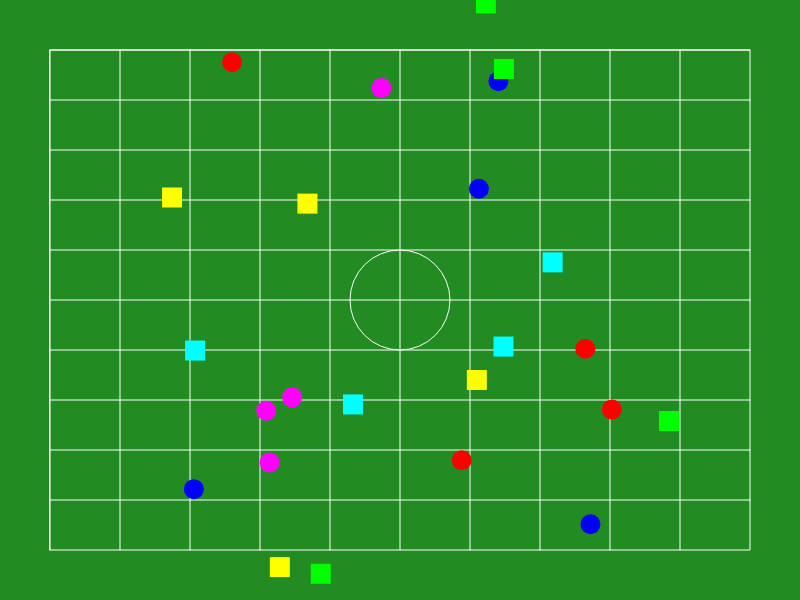
Frame 1 (no input)
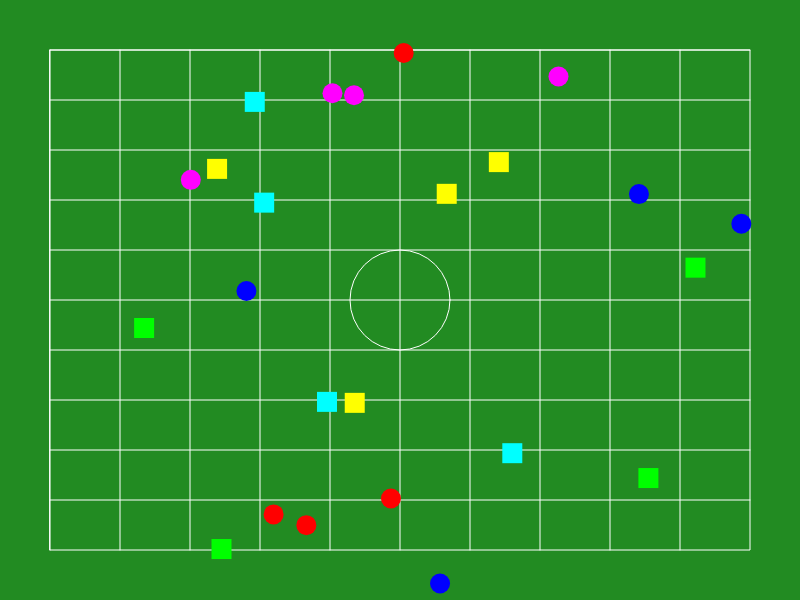
Frame 60 (no input)
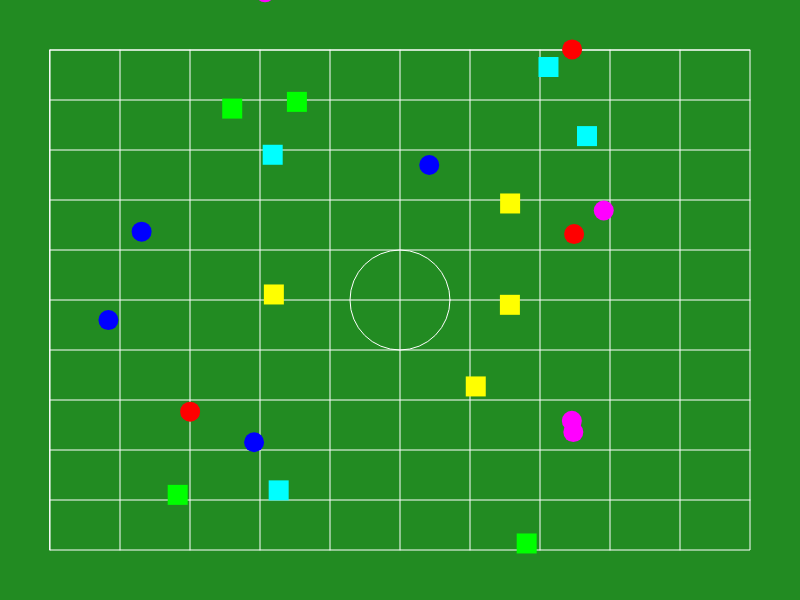
Frame 120 (the mouse pressed at the canvas centre since frame 60)

The p5.js sketch that drew these frames (run headless with seeded random() and noise() and a simulated clock; from frame 60 on, the mouse is pressed at the canvas centre):

// p5.js sketch
// ── sketch.js
let bandMembers = [];
const fieldWidth = 800;
const fieldHeight = 600;
const memberCount = 24;
const colors = [
  [255, 0, 0],    // red
  [0, 255, 0],    // green
  [0, 0, 255],    // blue
  [255, 255, 0],  // yellow
  [255, 0, 255],  // magenta
  [0, 255, 255]   // cyan
];
let time = 0;

function setup() {
  createCanvas(fieldWidth, fieldHeight);
  // Initialize band members in a circular formation
  for (let i = 0; i < memberCount; i++) {
    const angle = TWO_PI * i / memberCount;
    const radius = min(fieldWidth, fieldHeight) * 0.35;
    const x = width/2 + cos(angle) * radius;
    const y = height/2 + sin(angle) * radius;
    bandMembers.push({
      x,
      y,
      color: colors[i % colors.length],
      originalX: x,
      originalY: y,
      angle: angle
    });
  }
}

function draw() {
  // Static field background
  background(34, 139, 34); // Forest Green

  // Draw the field markings (simple grid)
  stroke(255);
  strokeWeight(1);
  noFill();
  rect(50, 50, fieldWidth - 100, fieldHeight - 100);

  // Draw center circle
  ellipse(width/2, height/2, 100, 100);

  // Draw field grid lines
  stroke(255);
  strokeWeight(1);
  for (let i = 0; i < 10; i++) {
    line(50, 50 + i * (fieldHeight - 100) / 10, fieldWidth - 50, 50 + i * (fieldHeight - 100) / 10);
    line(50 + i * (fieldWidth - 100) / 10, 50, 50 + i * (fieldWidth - 100) / 10, fieldHeight - 50);
  }

  time += 0.02;

  // Update and draw band members
  for (let i = 0; i < bandMembers.length; i++) {
    const member = bandMembers[i];
    
    // Create formation patterns using sine and cosine functions
    const angle = member.angle + time;
    const radius = min(fieldWidth, fieldHeight) * 0.35;
    const spiralRadius = map(sin(time * 0.5 + i), -1, 1, 0, 200);
    
    // Use different movement patterns for different groups
    if (i % 4 === 0) {
      member.x = width/2 + cos(angle * 2) * radius + sin(time + i) * spiralRadius;
      member.y = height/2 + sin(angle * 2) * radius + cos(time + i) * spiralRadius;
    } else if (i % 4 === 1) {
      member.x = width/2 + cos(angle * 1.5) * (radius + sin(time * 0.7 + i) * 100);
      member.y = height/2 + sin(angle * 1.5) * (radius + sin(time * 0.7 + i) * 100);
    } else if (i % 4 === 2) {
      member.x = width/2 + cos(angle * 0.8) * radius;
      member.y = height/2 + sin(angle * 0.8) * radius + sin(time * 0.5 + i) * 150;
    } else {
      member.x = width/2 + cos(angle) * (radius + cos(time * 0.3 + i) * 100);
      member.y = height/2 + sin(angle) * (radius + cos(time * 0.3 + i) * 100);
    }

    fill(member.color[0], member.color[1], member.color[2]);
    noStroke();
    
    // Alternate between circle and square shapes
    if (i % 2 === 0) {
      ellipse(member.x, member.y, 20, 20);
    } else {
      rect(member.x - 10, member.y - 10, 20, 20);
    }
  }
}
